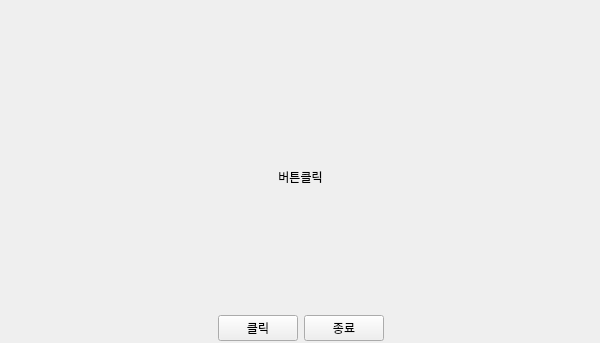
<?xml version="1.0" encoding="UTF-8"?>
<ui version="4.0">
 <class>MainWindow</class>
 <widget class="QMainWindow" name="MainWindow">
  <property name="geometry">
   <rect>
    <x>0</x>
    <y>0</y>
    <width>600</width>
    <height>343</height>
   </rect>
  </property>
  <property name="font">
   <font>
    <family>D2Coding</family>
   </font>
  </property>
  <property name="windowTitle">
   <string>샘플윈도우</string>
  </property>
  <widget class="QWidget" name="centralwidget">
   <widget class="QWidget" name="verticalLayoutWidget">
    <property name="geometry">
     <rect>
      <x>10</x>
      <y>10</y>
      <width>581</width>
      <height>331</height>
     </rect>
    </property>
    <layout class="QVBoxLayout" name="verticalLayout">
     <item>
      <spacer name="verticalSpacer">
       <property name="orientation">
        <enum>Qt::Vertical</enum>
       </property>
       <property name="sizeType">
        <enum>QSizePolicy::Maximum</enum>
       </property>
       <property name="sizeHint" stdset="0">
        <size>
         <width>20</width>
         <height>35</height>
        </size>
       </property>
      </spacer>
     </item>
     <item>
      <spacer name="verticalSpacer_2">
       <property name="orientation">
        <enum>Qt::Vertical</enum>
       </property>
       <property name="sizeHint" stdset="0">
        <size>
         <width>20</width>
         <height>40</height>
        </size>
       </property>
      </spacer>
     </item>
     <item>
      <widget class="QLabel" name="lbl1">
       <property name="text">
        <string>버튼클릭</string>
       </property>
       <property name="alignment">
        <set>Qt::AlignCenter</set>
       </property>
      </widget>
     </item>
     <item>
      <layout class="QVBoxLayout" name="verticalLayout_2"/>
     </item>
     <item>
      <spacer name="verticalSpacer_3">
       <property name="orientation">
        <enum>Qt::Vertical</enum>
       </property>
       <property name="sizeHint" stdset="0">
        <size>
         <width>20</width>
         <height>40</height>
        </size>
       </property>
      </spacer>
     </item>
     <item>
      <layout class="QHBoxLayout" name="horizontalLayout">
       <item>
        <spacer name="horizontalSpacer">
         <property name="orientation">
          <enum>Qt::Horizontal</enum>
         </property>
         <property name="sizeHint" stdset="0">
          <size>
           <width>40</width>
           <height>20</height>
          </size>
         </property>
        </spacer>
       </item>
       <item>
        <widget class="QPushButton" name="btn1">
         <property name="text">
          <string>클릭</string>
         </property>
        </widget>
       </item>
       <item>
        <widget class="QPushButton" name="btn2">
         <property name="text">
          <string>종료</string>
         </property>
        </widget>
       </item>
       <item>
        <spacer name="horizontalSpacer_2">
         <property name="orientation">
          <enum>Qt::Horizontal</enum>
         </property>
         <property name="sizeHint" stdset="0">
          <size>
           <width>40</width>
           <height>20</height>
          </size>
         </property>
        </spacer>
       </item>
      </layout>
     </item>
    </layout>
   </widget>
  </widget>
 </widget>
 <resources/>
 <connections/>
</ui>
